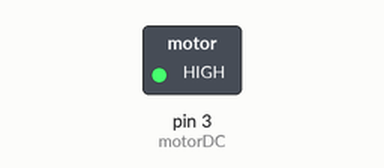
Recording of a sketch running on a simulated Arduino Uno, built with avr-gcc and run on an emulated ATmega328P. Shown: switched loads named in the sketch (green lamp = pin HIGH).

Above: at 1.0 s.
At 3.0 s:
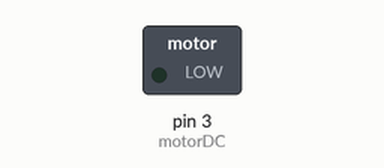
Timing chart, 0 to 5.2 s (numbered marks = the images above):
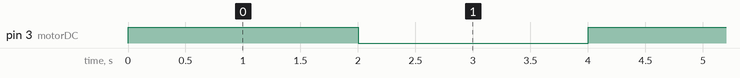

The sketch:

Motordc.ino
```cpp
// Control de encendido/apagado de Motor DC
byte motorDC = 3;
void setup(){
  pinMode(3, OUTPUT);
}
void loop(){
  digitalWrite(motorDC, HIGH);
  delay(2000);
  digitalWrite(motorDC, LOW);
  delay(2000);
}
```

Measured:
- by itself, pin 3 (motorDC): alternates HIGH for 2.0 s and LOW for 2.0 s
